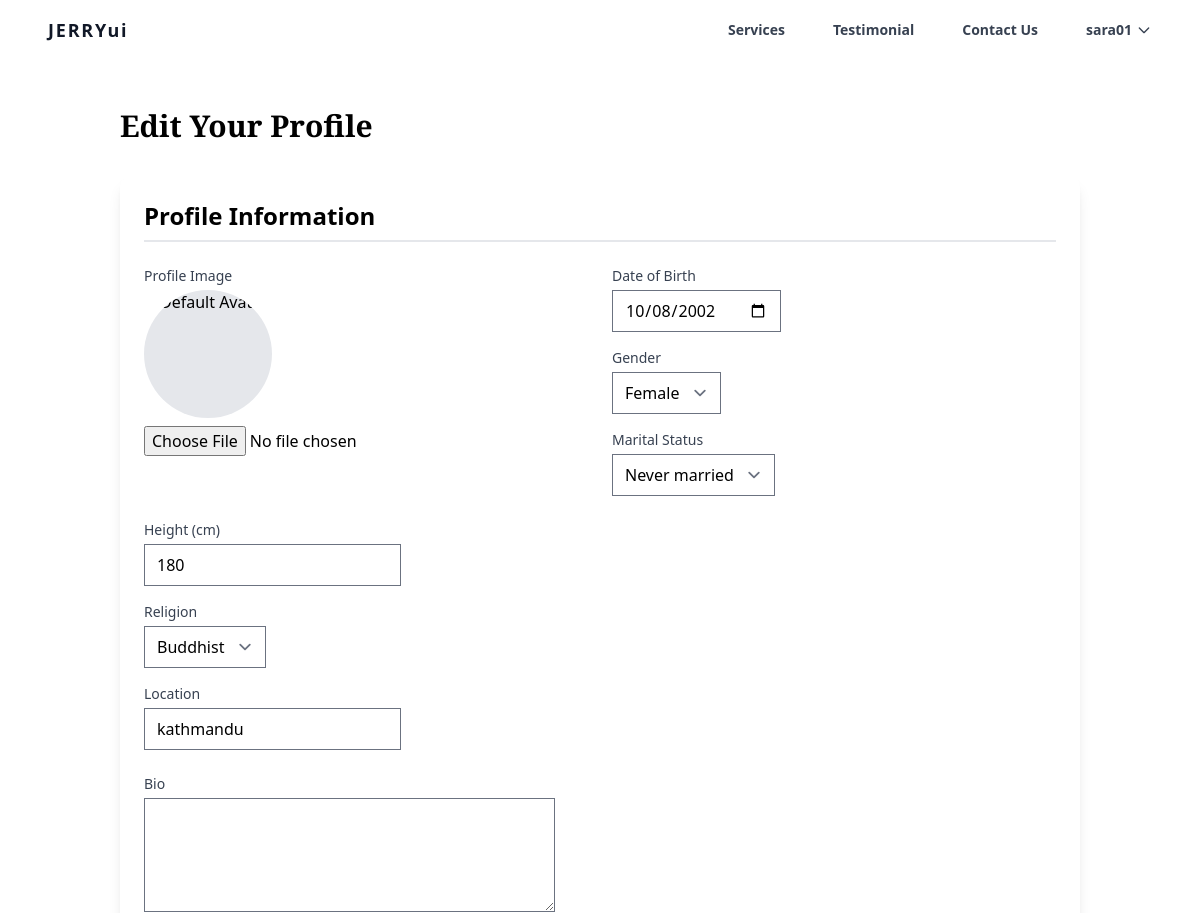
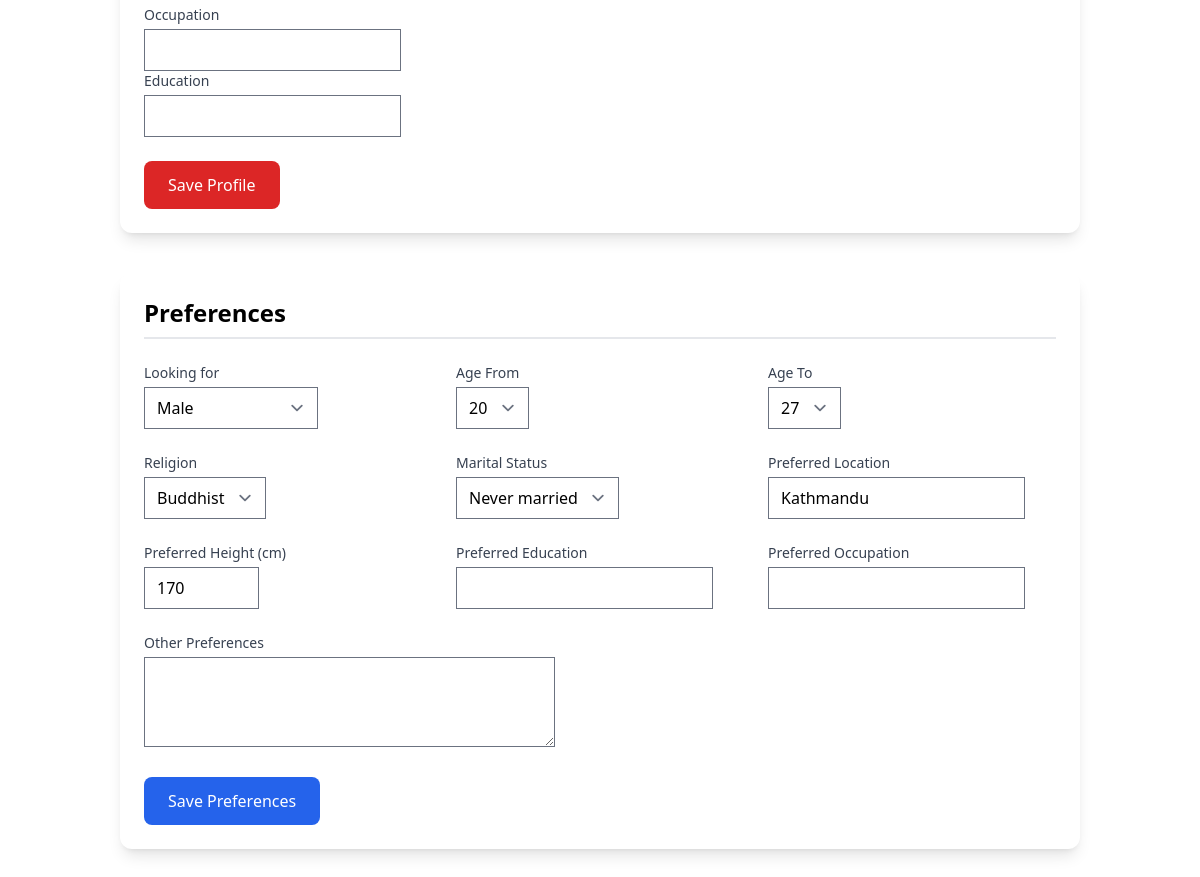
Screenshot of /editprofile/ (signed in) with the database file from the repository (2 pictures, top to bottom).
### marital/models.py (models this page shows, shortened)
class UserProfile(models.Model):
    GENDER_CHOICES = [
        ('M', 'Male'),
        ('F', 'Female'),
        ('O', 'Other'),
    ]
    MARITAL_STATUS_CHOICE=[
        ('never_married', 'Never married'),
        ('divorced', 'Divorced'),
        ('widowed', 'Widowed'),
        ('separated', 'Separated'),
    ]
    RELIGION_CHOICE = [
        ('hindu', 'Hindu'),
        ('muslim', 'Muslim'),
        ('christian', 'Christian'),
        ('buddhist', 'Buddhist'),
        ('other', 'Other'),
    ]
    user = models.OneToOneField(User, on_delete=models.CASCADE, related_name='profile')
    profile_image = models.ImageField(upload_to='profile_pics/', null=True, blank=True)
    dob= models.DateField(null=True, blank=True)
    bio = models.TextField(blank=True)
    gender = models.CharField(max_length=1, choices=GENDER_CHOICES)
    marital_status = models.CharField(max_length=50, choices=MARITAL_STATUS_CHOICE)
    height = models.IntegerField(help_text="Height in centimeters", null=True, blank=True,validators=[MinValueValidator(100), MaxValueValidator(250)])
    religion = models.CharField(max_length=50, choices=RELIGION_CHOICE)
    location = models.CharField(max_length=100, blank=True)
    occupation = models.CharField(max_length=100, blank=True)
    education = models.CharField(max_length=100, blank= True)
    is_profile_complete = models.BooleanField(default=False)
    created_at = models.DateTimeField(auto_now_add=True)
    updated_at = models.DateTimeField(auto_now=True)

class Preference(models.Model):
    GENDER_CHOICES = UserProfile.GENDER_CHOICES
    MARITAL_STATUS_CHOICE = UserProfile.MARITAL_STATUS_CHOICE
    RELIGION_CHOICE = UserProfile.RELIGION_CHOICE
    user = models.OneToOneField(User, on_delete=models.CASCADE, related_name='preference')
    min_age = models.IntegerField(default=20, validators=[MinValueValidator(20)])
    max_age = models.IntegerField(default=50, validators=[MinValueValidator(20)])
    prefered_gender = models.CharField(max_length=1, choices=GENDER_CHOICES)
    prefered_marital_status = models.CharField(max_length=100, blank=True)
    prefered_religion = models.CharField(max_length=100, blank=True)
    prefered_location = models.CharField(max_length=100, blank=True)
    prefered_height = models.IntegerField(help_text="Height in centimeters", null=True, blank=True,validators=[MinValueValidator(100), MaxValueValidator(250)])
    prefered_education = models.CharField(max_length=100, blank=True)
    prefered_occupation = models.CharField(max_length=100, blank=True)
    other_preference = models.CharField(max_length=200, blank=True)
    created_at = models.DateTimeField(auto_now_add=True)
    updated_at = models.DateTimeField(auto_now=True)
    class Meta:
        verbose_name = "Preference"
        verbose_name_plural = "Preferences"

### marital/views.py (the view)
# urls.py: path('editprofile/', views.edit_profile, name='edit_profile'),
def edit_profile(request):
    try:
        profile, created = UserProfile.objects.get_or_create(user=request.user)
        preference, created = Preference.objects.get_or_create(user=request.user)
    except Exception as e:
        messages.error(request, f"Error retrieving profile or preferences: {str(e)}")
        return redirect('marital:edit_profile')
    if request.method == 'POST':
        if 'profile_submit' in request.POST:
            profile_form = UserProfileForm(request.POST, request.FILES, instance = profile)
            if profile_form.is_valid():
                profile = profile_form.save()
                profile.is_profile_complete = profile.is_complete()
                profile.save()
                messages.success(request,'Profile updated succesfully')
                return redirect('marital:edit_profile')
            else:
                messages.error(request, 'There was an error updating your profile')
        else:
            preference_form = PreferenceForm(request.POST, instance=preference)
            if preference_form.is_valid():
                preference_form.save()
                messages.success(request,'Preference updated succesfully')
                return redirect('marital:edit_profile')
            else:
                messages.error(request, 'There was an error updating your preference')
    else:
        profile_form = UserProfileForm(instance=profile)
        preference_form = PreferenceForm(instance=preference)
    return render(request, "marital/edit_profile.html", {
        'profile_form' : profile_form,
        'preference_form' : preference_form,
    })

### marital/forms.py
class UserProfileForm(forms.ModelForm):
    class Meta:
        model = UserProfile
        fields = ['profile_image', 'dob', 'bio', 'gender', 'marital_status', 'height', 'religion', 'location', 'occupation', 'education']
        widgets = {
            'dob' : forms.DateInput(attrs={'type':'date'}),
            'bio' : forms.Textarea(attrs={'rows':4}),
        }
    def __init__(self, *args, **kwargs):
        super().__init__(*args, **kwargs)
        if 'user' in self.fields:
            self.fields.pop('user')  # Remove user field since it’s set via the view
        for field in ['created_at', 'updated_at', 'is_profile_complete']:
            if field in self.fields:
                self.fields.pop(field)

### templates/marital/edit_profile.html (shortened to what this page needs)
{% extends 'layout.html' %}
{% load static %}
{% block content %}
<div class="max-w-5xl mx-auto px-4 py-12 sm:px-6 lg:px-8">
    <h1 class="text-3xl font-bold playful-display mb-8">Edit Your Profile</h1>
    <div class="bg-white shadow-lg rounded-xl p-6 mb-10">
        <h2 class="text-2xl font-semibold mb-6 border-b-2 border-gray-200 pb-2">Profile Information</h2>
        <form method="post" enctype="multipart/form-data" class="space-y-6">
            <div class="grid grid-cols-1 md:grid-cols-2 gap-6">
                <div class="col-span-1">
                    <label class="block text-sm font-medium text-gray-700 mb-1">Profile Image</label>
                    <div class="w-32 h-32 bg-gray-200 rounded-full overflow-hidden mb-2">
                        {% if profile_form.profile_image.value or request.user.profile.profile_image %}
                            <img src="{{ profile_form.profile_image.value.url|default:request.user.profile.profile_image.url }}" alt="Profile Image" class="w-full h-full object-cover">
                        {% else %}
                            <img src="{% static 'images/default-avatar.png' %}" alt="Default Avatar" class="w-full h-full object-cover">
                        {% endif %}
                    </div>
                    {{ profile_form.profile_image }}
                </div>
                <div class="col-span-1">
                    <div class="grid grid-cols-1 gap-4">
                        <div>
                            <label class="block text-sm font-medium text-gray-700 mb-1">Date of Birth</label>
                            {{ profile_form.dob }}
                        </div>
                        <div>
                            <label class="block text-sm font-medium text-gray-700 mb-1">Gender</label>
                            {{ profile_form.gender }}
                        </div>
                        <div>
                            <label class="block text-sm font-medium text-gray-700 mb-1">Marital Status</label>
                            {{ profile_form.marital_status }}
                        </div>
                    </div>
                </div>
                <div class="col-span-1">
                    <div class="grid grid-cols-1 gap-4">
                        <div>
                            <label class="block text-sm font-medium text-gray-700 mb-1">Height (cm)</label>
                            {{ profile_form.height }}
                        </div>
                        <div>
                            <label class="block text-sm font-medium text-gray-700 mb-1">Religion</label>
                            {{ profile_form.religion }}
                        </div>
                        <div>
                            <label class="block text-sm font-medium text-gray-700 mb-1">Location</label>
                            {{ profile_form.location }}
                        </div>
                    </div>
                </div>
                <div class="col-span-2">
                    <div>
                        <label class="block text-sm font-medium text-gray-700 mb-1">Bio</label>
                        {{ profile_form.bio }}
                    </div>
                    <div>
                        <label class="block text-sm font-medium text-gray-700 mb-1">Occupation</label>
                        {{ profile_form.occupation }}
                    </div>
                    <div>
                        <label class="block text-sm font-medium text-gray-700 mb-1">Education</label>
                        {{ profile_form.education }}
                    </div>
                </div>
            </div>
            <button type="submit" name="profile_submit" class="mt-6 px-6 py-3 bg-red-600 text-white rounded-lg hover:bg-red-700 focus:outline-none focus:ring-2 focus:ring-red-600 transition duration-200">
                Save Profile
            </button>
        </form>
    </div>
    <div class="bg-white shadow-lg rounded-xl p-6">
        <h2 class="text-2xl font-semibold mb-6 border-b-2 border-gray-200 pb-2">Preferences</h2>
        <form method="post" class="space-y-6">
            <div class="grid grid-cols-1 md:grid-cols-3 gap-6">
                <div>
                    <label class="block text-sm font-medium text-gray-700 mb-1">Looking for</label>
                    {{ preference_form.prefered_gender }}
                </div>
                <div>
                    <label class="block text-sm font-medium text-gray-700 mb-1">Age From</label>
                    {{ preference_form.min_age }}
                </div>
                <div>
                    <label class="block text-sm font-medium text-gray-700 mb-1">Age To</label>
                    {{ preference_form.max_age }}
                </div>
                <div>
                    <label class="block text-sm font-medium text-gray-700 mb-1">Religion</label>
                    {{ preference_form.prefered_religion }}
                </div>
                <div>
                    <label class="block text-sm font-medium text-gray-700 mb-1">Marital Status</label>
                    {{ preference_form.prefered_marital_status }}
                </div>
                <div>
                    <label class="block text-sm font-medium text-gray-700 mb-1">Preferred Location</label>
                    {{ preference_form.prefered_location }}
                </div>
                <div>
                    <label class="block text-sm font-medium text-gray-700 mb-1">Preferred Height (cm)</label>
                    {{ preference_form.prefered_height }}
                </div>
                <div>
                    <label class="block text-sm font-medium text-gray-700 mb-1">Preferred Education</label>
                    {{ preference_form.prefered_education }}
                </div>
                <div>
                    <label class="block text-sm font-medium text-gray-700 mb-1">Preferred Occupation</label>
                    {{ preference_form.prefered_occupation }}
                </div>
                <div class="col-span-3">
                    <label class="block text-sm font-medium text-gray-700 mb-1">Other Preferences</label>
                    {{ preference_form.other_preference }}
                </div>
            </div>
            <button type="submit" name="preference_submit" class="mt-6 px-6 py-3 bg-blue-600 text-white rounded-lg hover:bg-blue-700 focus:outline-none focus:ring-2 focus:ring-blue-600 transition duration-200">
                Save Preferences
            </button>
        </form>
    </div>
</div>
{% endblock %}

### templates/navbar.html (shortened to what this page needs)
<div class="bg-gray-100 dark-mode:bg-gray-900">
  <div class="w-full text-gray-700 bg-white dark-mode:text-gray-200 dark-mode:bg-gray-800">
    <div x-data="{ open: true }"
      class="flex flex-col max-w-screen-xl px-4 mx-auto md:items-center md:justify-between md:flex-row md:px-6 lg:px-8">
      <div class="flex flex-row items-center justify-between p-4">
        <a href="{% url 'marital:home' %}"
          class="text-lg font-semibold tracking-widest text-gray-900  rounded-lg dark-mode:text-white focus:outline-none focus:shadow-outline">JERRYui</a>
      </div>
      <nav :class="{'flex': open, 'hidden': !open}"
        class="flex-col flex-grow hidden pb-4 md:pb-0 md:flex md:justify-end md:flex-row" style="position: relative;">
        <a class="basered px-4 py-2 mt-2 text-sm font-semibold bg-transparent rounded-lg dark-mode:bg-transparent dark-mode:hover:bg-gray-600 dark-mode:focus:bg-gray-600 dark-mode:focus:text-white dark-mode:hover:text-white dark-mode:text-gray-200 md:mt-0 md:ml-4 hover:text-gray-900 focus:text-gray-900 hover:bg-gray-200 focus:bg-gray-200 focus:outline-none focus:shadow-outline"
          href="#">Services</a>
        <a class="basered px-4 py-2 mt-2 text-sm font-semibold bg-transparent rounded-lg dark-mode:bg-transparent dark-mode:hover:bg-gray-600 dark-mode:focus:bg-gray-600 dark-mode:focus:text-white dark-mode:hover:text-white dark-mode:text-gray-200 md:mt-0 md:ml-4 hover:text-gray-900 focus:text-gray-900 hover:bg-gray-200 focus:bg-gray-200 focus:outline-none focus:shadow-outline"
          href="#">Testimonial</a>
        <a class="basered px-4 py-2 mt-2 text-sm font-semibold bg-transparent rounded-lg dark-mode:bg-transparent dark-mode:hover:bg-gray-600 dark-mode:focus:bg-gray-600 dark-mode:focus:text-white dark-mode:hover:text-white dark-mode:text-gray-200 md:mt-0 md:ml-4 hover:text-gray-900 focus:text-gray-900 hover:bg-gray-200 focus:bg-gray-200 focus:outline-none focus:shadow-outline"
          href="#">Contact Us</a>
        {% if request.user.is_authenticated %}
        <div class="relative md:mt-0 md:ml-4">
          <button data-dropdown-toggle="userDropdown"
            class="basered flex items-center px-4 py-2 text-sm font-semibold bg-transparent rounded-lg dark-mode:bg-transparent dark-mode:text-gray-200 hover:text-gray-900 focus:text-gray-900 hover:bg-gray-200 focus:bg-gray-200 focus:outline-none focus:shadow-outline">
            <span>{{ user.username }}</span>
            <svg class="w-4 h-4 ml-1" fill="none" stroke="currentColor" viewBox="0 0 24 24"
              xmlns="http://www.w3.org/2000/svg">
              <path stroke-linecap="round" stroke-linejoin="round" stroke-width="2" d="M19 9l-7 7-7-7"></path>
            </svg>
          </button>
        </div>
        {% endif %}
      </nav>
    </div>
  </div>
</div>

### templates/layout.html (style rules this page uses)
.playful-display { font-family: 'Playfair Display', serif; }

### templates/navbar.html (style rules this page uses)
.basered { transition: color 0.2s; }

### rows the page displays
UserProfile: dob "10/08/2002", gender "Female", marital_status "Never married", height "180", religion "Buddhist", location "kathmandu"
Preference: prefered_gender "Male", min_age "20", max_age "27", prefered_religion "Buddhist", prefered_marital_status "Never married", prefered_location "Kathmandu", prefered_height "170"

### other values shown
{{ user.username }} "sara01"
